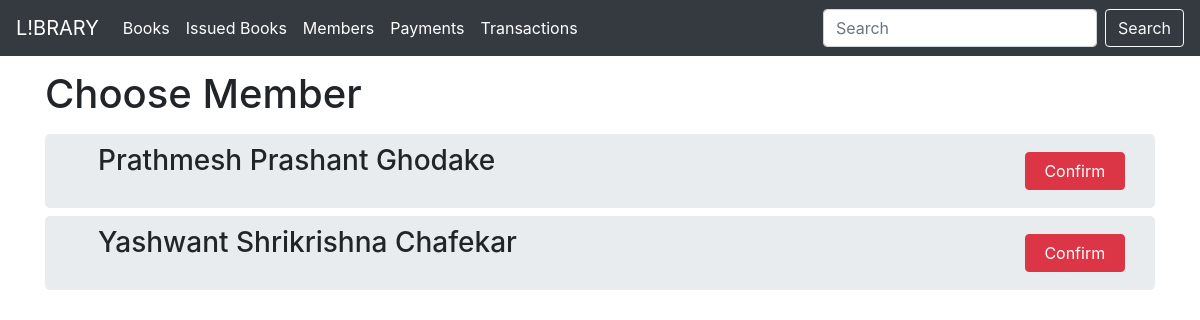
/issue_this_book/3, run on the app's committed database.
### Library/models.py (models this page shows)
class Member(db.Model):
    id = db.Column(db.Integer, primary_key=True)
    fullname = db.Column(db.String(100))
    email = db.Column(db.String(100))
    phone = db.Column(db.String(13))
    debt = db.Column(db.Integer)
    has_book = db.Column(db.Boolean, default=False )

### Library/books.py (the view)
@books.route('/issue_this_book/<int:id>', methods=['GET','POST'])
def issue_this_book(id):
    book_id = id
    """ new_transaction = Trasaction(book_id=book_id)
    db.session.add(new_transaction)
    db.session.commit() """
    member = Member.query.all()
    data = (member, book_id)
    return render_template('issue_this_book.html', data=data)

### Library/templates/issue_this_book.html (shortened to what this page needs)
{% extends 'base.html' %}
{% block search %}
<form action="/member_list" method="post" class="form-inline my-2 my-lg-0">
    <input class="form-control mr-sm-2" name="search_input" type="search" placeholder="Search" aria-label="Search">
    <input class="btn btn-outline-light my-2 my-sm-0" type="submit" value="Search">
  </form>
{% endblock %}
{% block body %}
<div style="text-align:center; display: flex; flex-direction: row; align-items:center">
    <div style="flex:16; text-align:left ">
        <h1>Choose Member</h1>
    </div>
</div>
    {% for member in data[0] %}
    {% if not member.has_book %}
    {% if member.debt %}
    {% if member.debt <= 500 %}
    <div class ="container jumbotron my-2 " style="display:flex; flex-direction:row; justify-content:space-between;padding: 10px 30px 10px 30px;">
        <div class="container mx-2" style="flex:9;">
            <h3>{{member.fullname}}</h3>
        </div>
        <div style="flex:1; text-align: center;" >
            <form action="/confirm_member/{{member.id}}/{{data[1]}}" method="post">
                <div class="my-2">
                    <input type="submit" class="btn btn-danger" style="width:100%;" value="Confirm">
                </div>
            </form>
        </div>
    </div>
    {% endif %}
    {% else %}
    <div class ="container jumbotron my-2 " style="display:flex; flex-direction:row; justify-content:space-between;padding: 10px 30px 10px 30px;">
        <div class="container mx-2" style="flex:9;">
            <h3>{{member.fullname}}</h3>
        </div>
        <div style="flex:1; text-align: center;" >
            <form action="/confirm_member/{{member.id}}/{{data[1]}}" method="post">
                <div class="my-2">
                    <input type="submit" class="btn btn-danger" style="width:100%;" value="Confirm">
                </div>
            </form>
        </div>
    </div>
    {% endif %}
    {% endif %}
    {% endfor %}
{% endblock %}

### data on the page
Member: fullname "Prathmesh Prashant Ghodake"
Member: fullname "Yashwant Shrikrishna Chafekar"
